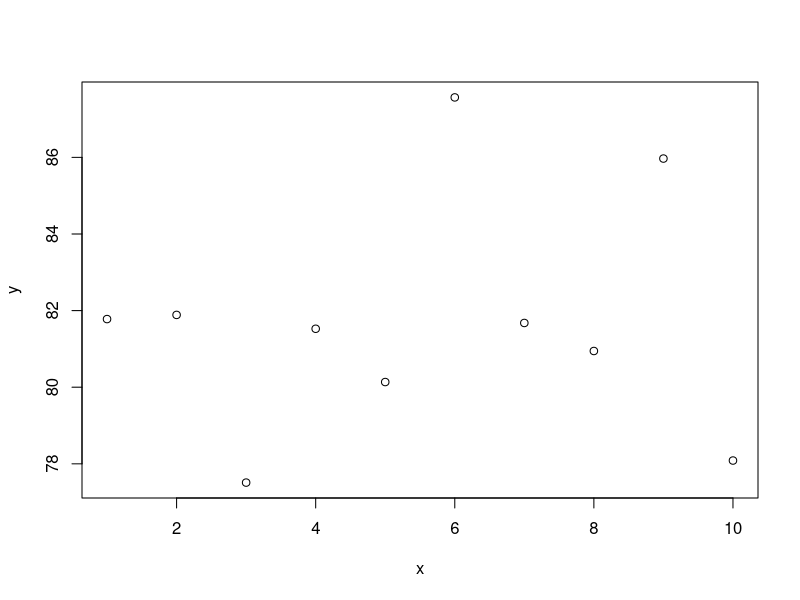

Reproduce this figure in R.
# 31-Aug-2020 Murry Logan'S R course Day 1
# Introduction to "Git"
# .gitignore ignores files that you don't need
x = seq(1, 10, len = 10)
y = 40*2 + rnorm(10,0,5)
plot (x,y)
mean(x)

